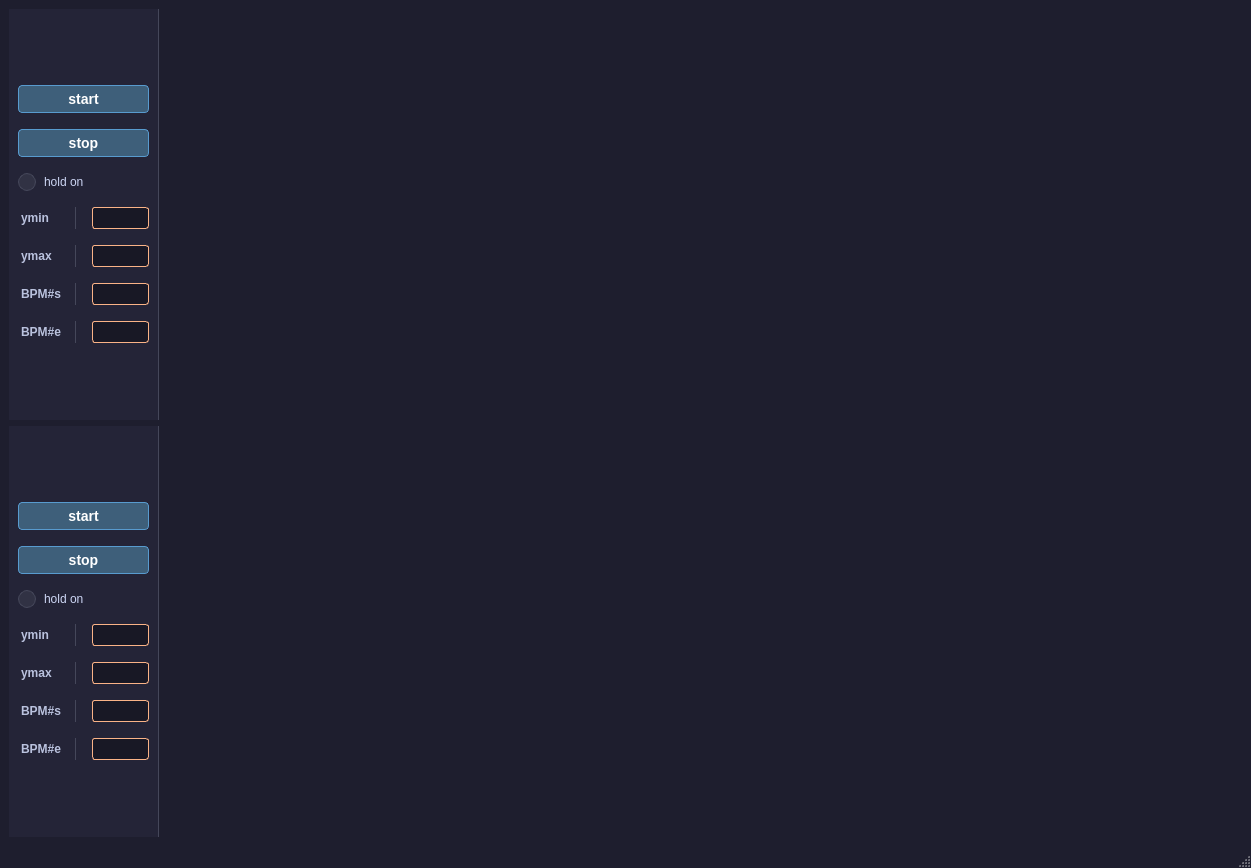
<?xml version="1.0" encoding="UTF-8"?>
<ui version="4.0">
 <class>MainWindow</class>
 <widget class="QMainWindow" name="MainWindow">
  <property name="geometry">
   <rect>
    <x>0</x>
    <y>0</y>
    <width>1251</width>
    <height>868</height>
   </rect>
  </property>
  <property name="windowTitle">
   <string>Orbit Display</string>
  </property>
  <property name="styleSheet">
   <string notr="true">/* 基础背景 */
QMainWindow, QWidget#centralwidget {
    background-color: #1e1e2e;
    color: #cdd6f4;
}

/* 左侧控制面板 */
QFrame {
    background-color: #242437;
    border-right: 1px solid #45475a;
    border-radius: 0px;
}

/* 按钮统一：科技蓝方案 */
QPushButton {
    background-color: #3e5f7a;
    border: 1px solid #589bcf;
    border-radius: 4px;
    color: white;
    padding: 5px;
    font-weight: bold;
	 font-size: 14px;
}

QPushButton:hover {
    background-color: #4a7a9d;
}

/* 输入框：琥珀色高亮（延续之前的风格） */
QLineEdit {
    background-color: #181825;
    border: 1px solid #fab387;
    border-radius: 3px;
    color: #f9e2af;
    padding: 2px;
}

/* 绘图控件容器（虽然绘图背景由 Matplotlib 控制，但边框可以统一） */
MplWidget {
    border: 1px solid #313244;
    background-color: #000000;
}

/* 标签文字 */
QLabel {
    color: #bac2de;
    font-size: 12px;
	font-weight: bold;
}

QRadioButton {
    color: #cdd6f4; /* 未选中时的文字颜色 */
    font-weight: normal;
    spacing: 8px;   /* 文字与圆圈之间的间距 */
}

/* 3. 修改指示器（圆圈）的样式 */
QRadioButton::indicator {
    width: 16px;
    height: 16px;
    border: 1px solid #45475a;
    border-radius: 9px; /* 圆角半径为宽的一半，确保是圆形 */
    background-color: #313244;
}

/* 4. 选中时的指示器样式 */
QRadioButton::indicator:checked {
    background-color: #a6e3a1; /* 选中时内部填充为绿色 */
    border: 2px solid #cdd6f4;  /* 亮色边框 */
}</string>
  </property>
  <widget class="QWidget" name="centralwidget">
   <layout class="QHBoxLayout" name="horizontalLayout">
    <item>
     <layout class="QHBoxLayout" name="horizontalLayout_2" stretch="1,5">
      <property name="sizeConstraint">
       <enum>QLayout::SetMinAndMaxSize</enum>
      </property>
      <item>
       <layout class="QVBoxLayout" name="verticalLayout_3">
        <property name="spacing">
         <number>6</number>
        </property>
        <item>
         <widget class="QFrame" name="frame_2">
          <property name="maximumSize">
           <size>
            <width>150</width>
            <height>16777215</height>
           </size>
          </property>
          <property name="frameShape">
           <enum>QFrame::StyledPanel</enum>
          </property>
          <property name="frameShadow">
           <enum>QFrame::Raised</enum>
          </property>
          <layout class="QVBoxLayout" name="verticalLayout">
           <item>
            <layout class="QVBoxLayout" name="verticalLayout_7">
             <property name="spacing">
              <number>16</number>
             </property>
             <item>
              <layout class="QVBoxLayout" name="verticalLayout_8">
               <property name="spacing">
                <number>16</number>
               </property>
               <item>
                <widget class="QPushButton" name="start_1">
                 <property name="text">
                  <string>start</string>
                 </property>
                </widget>
               </item>
               <item>
                <widget class="QPushButton" name="stop_1">
                 <property name="text">
                  <string>stop</string>
                 </property>
                </widget>
               </item>
               <item>
                <widget class="QRadioButton" name="hold_1">
                 <property name="text">
                  <string>hold on</string>
                 </property>
                </widget>
               </item>
              </layout>
             </item>
             <item>
              <layout class="QGridLayout" name="gridLayout" columnstretch="1,1">
               <item row="0" column="0">
                <widget class="QLabel" name="label_5">
                 <property name="text">
                  <string>ymin</string>
                 </property>
                </widget>
               </item>
               <item row="0" column="1">
                <widget class="QLineEdit" name="QL_cxmin"/>
               </item>
               <item row="1" column="0">
                <widget class="QLabel" name="label_6">
                 <property name="text">
                  <string>ymax</string>
                 </property>
                </widget>
               </item>
               <item row="1" column="1">
                <widget class="QLineEdit" name="QL_cxmax"/>
               </item>
              </layout>
             </item>
             <item>
              <layout class="QGridLayout" name="gridLayout_2" columnstretch="1,1">
               <item row="0" column="0">
                <widget class="QLabel" name="bPMSLabel">
                 <property name="text">
                  <string>BPM#s</string>
                 </property>
                </widget>
               </item>
               <item row="0" column="1">
                <widget class="QLineEdit" name="bPMSLineEdit"/>
               </item>
               <item row="1" column="0">
                <widget class="QLabel" name="bPMELabel">
                 <property name="text">
                  <string>BPM#e</string>
                 </property>
                </widget>
               </item>
               <item row="1" column="1">
                <widget class="QLineEdit" name="bPMELineEdit"/>
               </item>
              </layout>
             </item>
            </layout>
           </item>
          </layout>
         </widget>
        </item>
        <item>
         <widget class="QFrame" name="frame_3">
          <property name="maximumSize">
           <size>
            <width>150</width>
            <height>16777215</height>
           </size>
          </property>
          <property name="frameShape">
           <enum>QFrame::StyledPanel</enum>
          </property>
          <property name="frameShadow">
           <enum>QFrame::Raised</enum>
          </property>
          <layout class="QVBoxLayout" name="verticalLayout_2">
           <item>
            <layout class="QVBoxLayout" name="verticalLayout_9">
             <property name="spacing">
              <number>16</number>
             </property>
             <item>
              <layout class="QVBoxLayout" name="verticalLayout_10">
               <property name="spacing">
                <number>16</number>
               </property>
               <item>
                <widget class="QPushButton" name="start_2">
                 <property name="text">
                  <string>start</string>
                 </property>
                </widget>
               </item>
               <item>
                <widget class="QPushButton" name="stop_2">
                 <property name="text">
                  <string>stop</string>
                 </property>
                </widget>
               </item>
               <item>
                <widget class="QRadioButton" name="hold_2">
                 <property name="text">
                  <string>hold on</string>
                 </property>
                </widget>
               </item>
              </layout>
             </item>
             <item>
              <layout class="QGridLayout" name="gridLayout_3" rowstretch="0,0" columnstretch="1,1">
               <item row="0" column="0">
                <widget class="QLabel" name="label_7">
                 <property name="text">
                  <string>ymin</string>
                 </property>
                </widget>
               </item>
               <item row="0" column="1">
                <widget class="QLineEdit" name="QL_cymin">
                 <property name="text">
                  <string/>
                 </property>
                 <property name="placeholderText">
                  <string/>
                 </property>
                </widget>
               </item>
               <item row="1" column="0">
                <widget class="QLabel" name="label_8">
                 <property name="text">
                  <string>ymax</string>
                 </property>
                </widget>
               </item>
               <item row="1" column="1">
                <widget class="QLineEdit" name="QL_cymax">
                 <property name="text">
                  <string/>
                 </property>
                 <property name="placeholderText">
                  <string/>
                 </property>
                </widget>
               </item>
              </layout>
             </item>
             <item>
              <layout class="QGridLayout" name="gridLayout_4" rowstretch="0,0" columnstretch="1,1">
               <item row="0" column="0">
                <widget class="QLabel" name="bPMSLabel_2">
                 <property name="text">
                  <string>BPM#s</string>
                 </property>
                </widget>
               </item>
               <item row="0" column="1">
                <widget class="QLineEdit" name="bPMSLineEdit_2"/>
               </item>
               <item row="1" column="0">
                <widget class="QLabel" name="bPMYLabel">
                 <property name="text">
                  <string>BPM#e</string>
                 </property>
                </widget>
               </item>
               <item row="1" column="1">
                <widget class="QLineEdit" name="bPMYLineEdit"/>
               </item>
              </layout>
             </item>
            </layout>
           </item>
          </layout>
         </widget>
        </item>
       </layout>
      </item>
      <item>
       <layout class="QVBoxLayout" name="verticalLayout_4">
        <property name="sizeConstraint">
         <enum>QLayout::SetFixedSize</enum>
        </property>
        <item>
         <widget class="MplWidget" name="graphWidget_1" native="true"/>
        </item>
        <item>
         <widget class="MplWidget" name="graphWidget_2" native="true"/>
        </item>
       </layout>
      </item>
     </layout>
    </item>
   </layout>
  </widget>
  <widget class="QStatusBar" name="statusbar"/>
 </widget>
 <customwidgets>
  <customwidget>
   <class>MplWidget</class>
   <extends>QWidget</extends>
   <header>mplwidget.h</header>
   <container>1</container>
  </customwidget>
 </customwidgets>
 <resources/>
 <connections/>
</ui>
